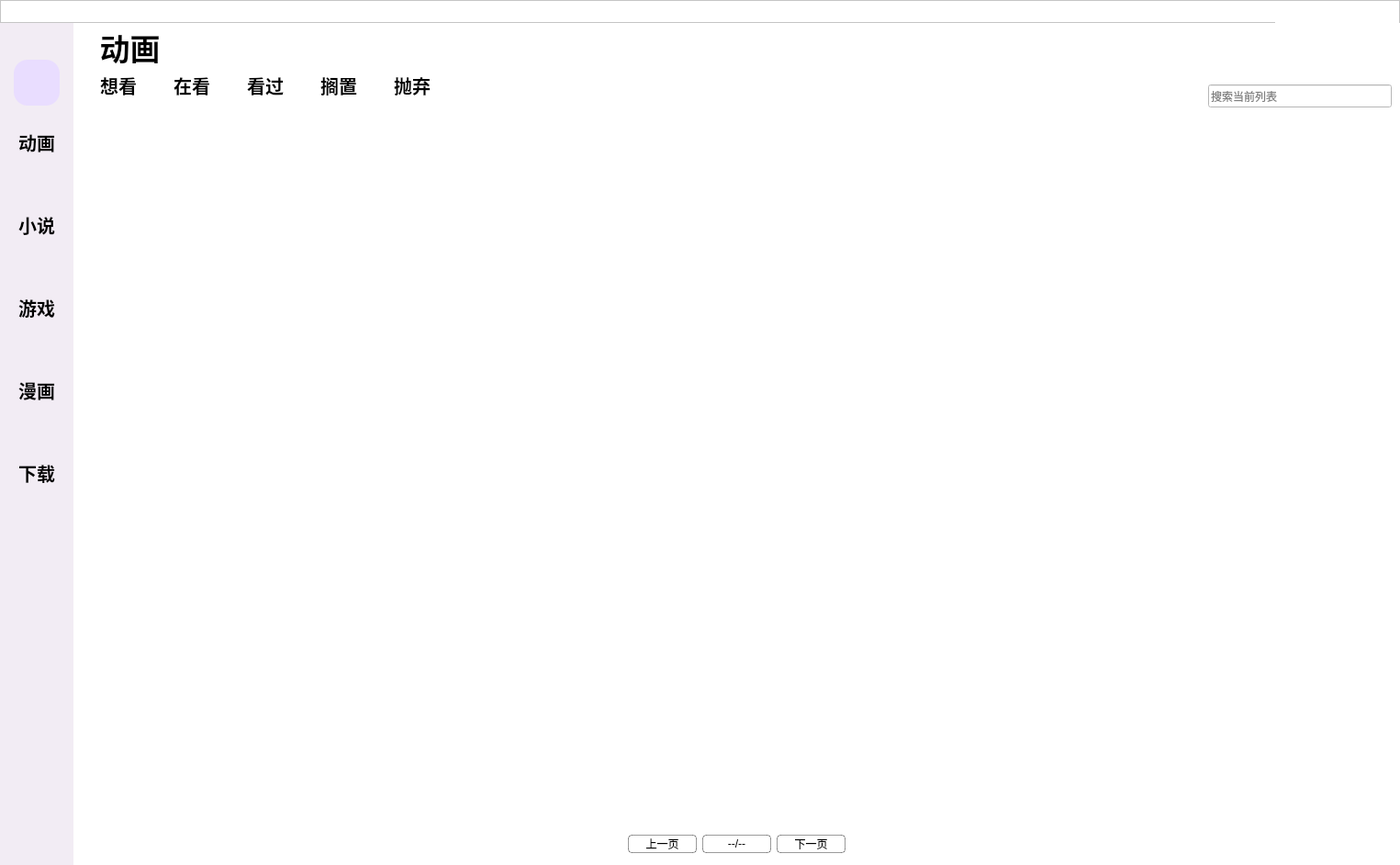
<?xml version="1.0" encoding="UTF-8"?>
<ui version="4.0">
 <class>MainWindow</class>
 <widget class="QMainWindow" name="MainWindow">
  <property name="geometry">
   <rect>
    <x>0</x>
    <y>0</y>
    <width>1525</width>
    <height>942</height>
   </rect>
  </property>
  <widget class="QWidget" name="centralwidget">
   <layout class="QVBoxLayout" name="verticalLayout">
    <property name="spacing">
     <number>0</number>
    </property>
    <property name="leftMargin">
     <number>0</number>
    </property>
    <property name="topMargin">
     <number>0</number>
    </property>
    <property name="rightMargin">
     <number>0</number>
    </property>
    <property name="bottomMargin">
     <number>0</number>
    </property>
    <item>
     <widget class="QFrame" name="titlebar_frame">
      <property name="minimumSize">
       <size>
        <width>0</width>
        <height>25</height>
       </size>
      </property>
      <property name="maximumSize">
       <size>
        <width>16777215</width>
        <height>25</height>
       </size>
      </property>
      <property name="styleSheet">
       <string notr="true">background-color: rgb(255, 255, 255);</string>
      </property>
      <property name="frameShape">
       <enum>QFrame::Shape::StyledPanel</enum>
      </property>
      <property name="frameShadow">
       <enum>QFrame::Shadow::Raised</enum>
      </property>
      <layout class="QHBoxLayout" name="horizontalLayout">
       <property name="spacing">
        <number>0</number>
       </property>
       <property name="leftMargin">
        <number>0</number>
       </property>
       <property name="topMargin">
        <number>0</number>
       </property>
       <property name="rightMargin">
        <number>0</number>
       </property>
       <property name="bottomMargin">
        <number>0</number>
       </property>
       <item>
        <spacer name="horizontalSpacer_5">
         <property name="orientation">
          <enum>Qt::Orientation::Horizontal</enum>
         </property>
         <property name="sizeHint" stdset="0">
          <size>
           <width>40</width>
           <height>20</height>
          </size>
         </property>
        </spacer>
       </item>
       <item>
        <widget class="QPushButton" name="pushButton">
         <property name="minimumSize">
          <size>
           <width>45</width>
           <height>25</height>
          </size>
         </property>
         <property name="maximumSize">
          <size>
           <width>45</width>
           <height>25</height>
          </size>
         </property>
         <property name="styleSheet">
          <string notr="true">QPushButton {
    border: none
}
QPushButton:hover {
    background-color:rgb(229, 229, 229)
}</string>
         </property>
         <property name="text">
          <string/>
         </property>
         <property name="icon">
          <iconset>
           <normaloff>icons/title3.png</normaloff>icons/title3.png</iconset>
         </property>
        </widget>
       </item>
       <item alignment="Qt::AlignmentFlag::AlignRight">
        <widget class="QPushButton" name="pushButton_8">
         <property name="minimumSize">
          <size>
           <width>45</width>
           <height>25</height>
          </size>
         </property>
         <property name="maximumSize">
          <size>
           <width>45</width>
           <height>25</height>
          </size>
         </property>
         <property name="styleSheet">
          <string notr="true">QPushButton {
    border: none
}
QPushButton:hover {
    background-color:rgb(229, 229, 229)
}</string>
         </property>
         <property name="text">
          <string/>
         </property>
         <property name="icon">
          <iconset>
           <normaloff>icons/title2.png</normaloff>icons/title2.png</iconset>
         </property>
         <property name="iconSize">
          <size>
           <width>13</width>
           <height>13</height>
          </size>
         </property>
        </widget>
       </item>
       <item alignment="Qt::AlignmentFlag::AlignRight">
        <widget class="QPushButton" name="pushButton_2">
         <property name="minimumSize">
          <size>
           <width>45</width>
           <height>25</height>
          </size>
         </property>
         <property name="maximumSize">
          <size>
           <width>45</width>
           <height>25</height>
          </size>
         </property>
         <property name="styleSheet">
          <string notr="true">QPushButton {
    border: none
}
QPushButton:hover {
    background-color:rgb(232, 17, 35)
}</string>
         </property>
         <property name="text">
          <string/>
         </property>
         <property name="icon">
          <iconset>
           <normaloff>icons/title1.png</normaloff>icons/title1.png</iconset>
         </property>
         <property name="iconSize">
          <size>
           <width>14</width>
           <height>14</height>
          </size>
         </property>
        </widget>
       </item>
      </layout>
     </widget>
    </item>
    <item>
     <widget class="QStackedWidget" name="main_stackedWidget">
      <property name="styleSheet">
       <string notr="true"/>
      </property>
      <property name="currentIndex">
       <number>0</number>
      </property>
      <widget class="QWidget" name="showmain_page">
       <layout class="QHBoxLayout" name="horizontalLayout_6">
        <property name="spacing">
         <number>0</number>
        </property>
        <property name="leftMargin">
         <number>0</number>
        </property>
        <property name="topMargin">
         <number>0</number>
        </property>
        <property name="rightMargin">
         <number>0</number>
        </property>
        <property name="bottomMargin">
         <number>0</number>
        </property>
        <item>
         <widget class="QFrame" name="toolbar_frame">
          <property name="sizePolicy">
           <sizepolicy hsizetype="Preferred" vsizetype="Preferred">
            <horstretch>0</horstretch>
            <verstretch>0</verstretch>
           </sizepolicy>
          </property>
          <property name="minimumSize">
           <size>
            <width>80</width>
            <height>0</height>
           </size>
          </property>
          <property name="maximumSize">
           <size>
            <width>80</width>
            <height>16777215</height>
           </size>
          </property>
          <property name="styleSheet">
           <string notr="true">background-color: rgb(242, 236, 244);</string>
          </property>
          <property name="frameShape">
           <enum>QFrame::Shape::NoFrame</enum>
          </property>
          <layout class="QVBoxLayout" name="verticalLayout_3">
           <property name="spacing">
            <number>0</number>
           </property>
           <property name="leftMargin">
            <number>0</number>
           </property>
           <property name="topMargin">
            <number>40</number>
           </property>
           <property name="rightMargin">
            <number>0</number>
           </property>
           <item alignment="Qt::AlignmentFlag::AlignHCenter">
            <widget class="QPushButton" name="search_Button">
             <property name="sizePolicy">
              <sizepolicy hsizetype="Minimum" vsizetype="Minimum">
               <horstretch>0</horstretch>
               <verstretch>0</verstretch>
              </sizepolicy>
             </property>
             <property name="minimumSize">
              <size>
               <width>50</width>
               <height>50</height>
              </size>
             </property>
             <property name="maximumSize">
              <size>
               <width>50</width>
               <height>50</height>
              </size>
             </property>
             <property name="styleSheet">
              <string notr="true">QPushButton {
	background-color: rgb(233, 221, 255);
    border: none;
	border-radius:15px
}

QPushButton:hover {
    background-color: rgb(221, 208, 246);
}</string>
             </property>
             <property name="icon">
              <iconset>
               <normaloff>icons/search.png</normaloff>icons/search.png</iconset>
             </property>
             <property name="iconSize">
              <size>
               <width>20</width>
               <height>20</height>
              </size>
             </property>
             <property name="checkable">
              <bool>true</bool>
             </property>
            </widget>
           </item>
           <item>
            <widget class="QFrame" name="acgnselect_frame">
             <property name="minimumSize">
              <size>
               <width>80</width>
               <height>0</height>
              </size>
             </property>
             <property name="styleSheet">
              <string notr="true">background-color: rgb(242, 236, 244);</string>
             </property>
             <property name="frameShape">
              <enum>QFrame::Shape::NoFrame</enum>
             </property>
             <layout class="QVBoxLayout" name="verticalLayout_4">
              <property name="spacing">
               <number>40</number>
              </property>
              <property name="topMargin">
               <number>15</number>
              </property>
              <item>
               <widget class="QPushButton" name="animation_Button">
                <property name="minimumSize">
                 <size>
                  <width>0</width>
                  <height>50</height>
                 </size>
                </property>
                <property name="maximumSize">
                 <size>
                  <width>80</width>
                  <height>50</height>
                 </size>
                </property>
                <property name="font">
                 <font>
                  <family>微软雅黑</family>
                  <pointsize>15</pointsize>
                  <bold>true</bold>
                 </font>
                </property>
                <property name="styleSheet">
                 <string notr="true">QPushButton {
	background-color: rgb(242, 236, 244);
    border: none;
	border-radius:15px
}

QPushButton:checked {
    background-color: rgb(233, 221, 255);
}

QPushButton:hover {
    background-color: rgb(225, 219, 228);
}

QPushButton:checked:hover {
    background-color: rgb(216, 207, 232);
}</string>
                </property>
                <property name="text">
                 <string>动画</string>
                </property>
                <property name="checkable">
                 <bool>true</bool>
                </property>
                <attribute name="buttonGroup">
                 <string notr="true">buttonGroup</string>
                </attribute>
               </widget>
              </item>
              <item>
               <widget class="QPushButton" name="novel_Button">
                <property name="minimumSize">
                 <size>
                  <width>0</width>
                  <height>50</height>
                 </size>
                </property>
                <property name="maximumSize">
                 <size>
                  <width>80</width>
                  <height>50</height>
                 </size>
                </property>
                <property name="font">
                 <font>
                  <family>微软雅黑</family>
                  <pointsize>15</pointsize>
                  <bold>true</bold>
                 </font>
                </property>
                <property name="styleSheet">
                 <string notr="true">QPushButton {
	background-color: rgb(242, 236, 244);
    border: none;
	border-radius:15px
}

QPushButton:checked {
    background-color: rgb(233, 221, 255);
}

QPushButton:hover {
    background-color: rgb(225, 219, 228);
}

QPushButton:checked:hover {
    background-color: rgb(216, 207, 232);
}</string>
                </property>
                <property name="text">
                 <string>小说</string>
                </property>
                <property name="checkable">
                 <bool>true</bool>
                </property>
                <attribute name="buttonGroup">
                 <string notr="true">buttonGroup</string>
                </attribute>
               </widget>
              </item>
              <item>
               <widget class="QPushButton" name="game_Button">
                <property name="minimumSize">
                 <size>
                  <width>0</width>
                  <height>50</height>
                 </size>
                </property>
                <property name="maximumSize">
                 <size>
                  <width>80</width>
                  <height>50</height>
                 </size>
                </property>
                <property name="font">
                 <font>
                  <family>微软雅黑</family>
                  <pointsize>15</pointsize>
                  <bold>true</bold>
                 </font>
                </property>
                <property name="styleSheet">
                 <string notr="true">QPushButton {
	background-color: rgb(242, 236, 244);
    border: none;
	border-radius:15px
}

QPushButton:checked {
    background-color: rgb(233, 221, 255);
}

QPushButton:hover {
    background-color: rgb(225, 219, 228);
}

QPushButton:checked:hover {
    background-color: rgb(216, 207, 232);
}</string>
                </property>
                <property name="text">
                 <string>游戏</string>
                </property>
                <property name="checkable">
                 <bool>true</bool>
                </property>
                <attribute name="buttonGroup">
                 <string notr="true">buttonGroup</string>
                </attribute>
               </widget>
              </item>
              <item>
               <widget class="QPushButton" name="comic_Button">
                <property name="minimumSize">
                 <size>
                  <width>0</width>
                  <height>50</height>
                 </size>
                </property>
                <property name="maximumSize">
                 <size>
                  <width>80</width>
                  <height>50</height>
                 </size>
                </property>
                <property name="font">
                 <font>
                  <family>微软雅黑</family>
                  <pointsize>15</pointsize>
                  <bold>true</bold>
                 </font>
                </property>
                <property name="styleSheet">
                 <string notr="true">QPushButton {
	background-color: rgb(242, 236, 244);
    border: none;
	border-radius:15px
}

QPushButton:checked {
    background-color: rgb(233, 221, 255);
}

QPushButton:hover {
    background-color: rgb(225, 219, 228);
}

QPushButton:checked:hover {
    background-color: rgb(216, 207, 232);
}</string>
                </property>
                <property name="text">
                 <string>漫画</string>
                </property>
                <property name="checkable">
                 <bool>true</bool>
                </property>
                <attribute name="buttonGroup">
                 <string notr="true">buttonGroup</string>
                </attribute>
               </widget>
              </item>
              <item>
               <widget class="QPushButton" name="pushButton_9">
                <property name="minimumSize">
                 <size>
                  <width>0</width>
                  <height>50</height>
                 </size>
                </property>
                <property name="maximumSize">
                 <size>
                  <width>80</width>
                  <height>50</height>
                 </size>
                </property>
                <property name="font">
                 <font>
                  <family>微软雅黑</family>
                  <pointsize>15</pointsize>
                  <bold>true</bold>
                 </font>
                </property>
                <property name="styleSheet">
                 <string notr="true">QPushButton {
	background-color: rgb(242, 236, 244);
    border: none;
	border-radius:15px
}

QPushButton:checked {
    background-color: rgb(233, 221, 255);
}

QPushButton:hover {
    background-color: rgb(225, 219, 228);
}

QPushButton:checked:hover {
    background-color: rgb(216, 207, 232);
}</string>
                </property>
                <property name="text">
                 <string>下载</string>
                </property>
                <property name="checkable">
                 <bool>true</bool>
                </property>
                <attribute name="buttonGroup">
                 <string notr="true">buttonGroup</string>
                </attribute>
               </widget>
              </item>
             </layout>
            </widget>
           </item>
           <item>
            <spacer name="verticalSpacer">
             <property name="orientation">
              <enum>Qt::Orientation::Vertical</enum>
             </property>
             <property name="sizeHint" stdset="0">
              <size>
               <width>20</width>
               <height>40</height>
              </size>
             </property>
            </spacer>
           </item>
           <item alignment="Qt::AlignmentFlag::AlignHCenter">
            <widget class="QPushButton" name="settings_Button">
             <property name="minimumSize">
              <size>
               <width>50</width>
               <height>50</height>
              </size>
             </property>
             <property name="maximumSize">
              <size>
               <width>50</width>
               <height>50</height>
              </size>
             </property>
             <property name="styleSheet">
              <string notr="true">QPushButton {
	background-color: rgb(242, 236, 244);
    border: none;
	border-radius:15px
}

QPushButton:hover {
    background-color: rgb(225, 219, 228);
}</string>
             </property>
             <property name="text">
              <string/>
             </property>
             <property name="icon">
              <iconset>
               <normaloff>icons/settings.png</normaloff>icons/settings.png</iconset>
             </property>
             <property name="checkable">
              <bool>false</bool>
             </property>
            </widget>
           </item>
          </layout>
         </widget>
        </item>
        <item>
         <widget class="QStackedWidget" name="showmain_stackedWidget">
          <widget class="QWidget" name="showmain_stackedWidgetPage1">
           <layout class="QVBoxLayout" name="verticalLayout_2">
            <property name="spacing">
             <number>0</number>
            </property>
            <property name="leftMargin">
             <number>0</number>
            </property>
            <property name="topMargin">
             <number>0</number>
            </property>
            <property name="rightMargin">
             <number>0</number>
            </property>
            <property name="bottomMargin">
             <number>0</number>
            </property>
            <item>
             <widget class="QFrame" name="header_frame">
              <property name="minimumSize">
               <size>
                <width>0</width>
                <height>100</height>
               </size>
              </property>
              <property name="maximumSize">
               <size>
                <width>16777215</width>
                <height>100</height>
               </size>
              </property>
              <property name="styleSheet">
               <string notr="true">background-color: white;</string>
              </property>
              <property name="frameShape">
               <enum>QFrame::Shape::NoFrame</enum>
              </property>
              <layout class="QGridLayout" name="gridLayout">
               <item row="2" column="0" rowspan="4">
                <widget class="QFrame" name="statu_frame">
                 <property name="minimumSize">
                  <size>
                   <width>0</width>
                   <height>60</height>
                  </size>
                 </property>
                 <property name="maximumSize">
                  <size>
                   <width>16777215</width>
                   <height>50</height>
                  </size>
                 </property>
                 <property name="frameShape">
                  <enum>QFrame::Shape::NoFrame</enum>
                 </property>
                 <layout class="QHBoxLayout" name="horizontalLayout_2">
                  <property name="spacing">
                   <number>0</number>
                  </property>
                  <property name="leftMargin">
                   <number>0</number>
                  </property>
                  <property name="topMargin">
                   <number>0</number>
                  </property>
                  <property name="rightMargin">
                   <number>20</number>
                  </property>
                  <property name="bottomMargin">
                   <number>0</number>
                  </property>
                  <item>
                   <widget class="QPushButton" name="pushButton_3">
                    <property name="minimumSize">
                     <size>
                      <width>80</width>
                      <height>40</height>
                     </size>
                    </property>
                    <property name="maximumSize">
                     <size>
                      <width>80</width>
                      <height>40</height>
                     </size>
                    </property>
                    <property name="font">
                     <font>
                      <family>微软雅黑</family>
                      <pointsize>15</pointsize>
                      <bold>true</bold>
                     </font>
                    </property>
                    <property name="styleSheet">
                     <string notr="true">QPushButton {
	border-bottom-color: rgb(24, 59, 255);
	background-color: white;
	border:none;
}

QPushButton:hover {
    background-color: rgb(237, 237, 238);
}

QPushButton:checked {
	background-color: #ffffff;
	border-bottom: 3px solid rgb(103, 79, 165); 
}

QPushButton:checked:hover {
    background-color: rgb(237, 237, 238);
}</string>
                    </property>
                    <property name="text">
                     <string>想看</string>
                    </property>
                    <property name="checkable">
                     <bool>true</bool>
                    </property>
                    <attribute name="buttonGroup">
                     <string notr="true">buttonGroup_2</string>
                    </attribute>
                   </widget>
                  </item>
                  <item>
                   <widget class="QPushButton" name="pushButton_4">
                    <property name="minimumSize">
                     <size>
                      <width>80</width>
                      <height>40</height>
                     </size>
                    </property>
                    <property name="maximumSize">
                     <size>
                      <width>80</width>
                      <height>40</height>
                     </size>
                    </property>
                    <property name="font">
                     <font>
                      <family>微软雅黑</family>
                      <pointsize>15</pointsize>
                      <bold>true</bold>
                     </font>
                    </property>
                    <property name="styleSheet">
                     <string notr="true">QPushButton {
	border-bottom-color: rgb(24, 59, 255);
	background-color: white;
	border:none;
}

QPushButton:hover {
    background-color: rgb(237, 237, 238);
}

QPushButton:checked {
	background-color: #ffffff;
	border-bottom: 3px solid rgb(103, 79, 165); 
}

QPushButton:checked:hover {
    background-color: rgb(237, 237, 238);
}</string>
                    </property>
                    <property name="text">
                     <string>在看</string>
                    </property>
                    <property name="checkable">
                     <bool>true</bool>
                    </property>
                    <attribute name="buttonGroup">
                     <string notr="true">buttonGroup_2</string>
                    </attribute>
                   </widget>
                  </item>
                  <item>
                   <widget class="QPushButton" name="pushButton_5">
                    <property name="minimumSize">
                     <size>
                      <width>80</width>
                      <height>40</height>
                     </size>
                    </property>
                    <property name="maximumSize">
                     <size>
                      <width>80</width>
                      <height>40</height>
                     </size>
                    </property>
                    <property name="font">
                     <font>
                      <family>微软雅黑</family>
                      <pointsize>15</pointsize>
                      <bold>true</bold>
                     </font>
                    </property>
                    <property name="styleSheet">
                     <string notr="true">QPushButton {
	border-bottom-color: rgb(24, 59, 255);
	background-color: white;
	border:none;
}

QPushButton:hover {
    background-color: rgb(237, 237, 238);
}

QPushButton:checked {
	background-color: #ffffff;
	border-bottom: 3px solid rgb(103, 79, 165); 
}

QPushButton:checked:hover {
    background-color: rgb(237, 237, 238);
}</string>
                    </property>
                    <property name="text">
                     <string>看过</string>
                    </property>
                    <property name="checkable">
                     <bool>true</bool>
                    </property>
                    <attribute name="buttonGroup">
                     <string notr="true">buttonGroup_2</string>
                    </attribute>
                   </widget>
                  </item>
                  <item>
                   <widget class="QPushButton" name="pushButton_6">
                    <property name="minimumSize">
                     <size>
                      <width>80</width>
                      <height>40</height>
                     </size>
                    </property>
                    <property name="maximumSize">
                     <size>
                      <width>80</width>
                      <height>40</height>
                     </size>
                    </property>
                    <property name="font">
                     <font>
                      <family>微软雅黑</family>
                      <pointsize>15</pointsize>
                      <bold>true</bold>
                     </font>
                    </property>
                    <property name="styleSheet">
                     <string notr="true">QPushButton {
	border-bottom-color: rgb(24, 59, 255);
	background-color: white;
	border:none;
}

QPushButton:hover {
    background-color: rgb(237, 237, 238);
}

QPushButton:checked {
	background-color: #ffffff;
	border-bottom: 3px solid rgb(103, 79, 165); 
}

QPushButton:checked:hover {
    background-color: rgb(237, 237, 238);
}</string>
                    </property>
                    <property name="text">
                     <string>搁置</string>
                    </property>
                    <property name="checkable">
                     <bool>true</bool>
                    </property>
                    <attribute name="buttonGroup">
                     <string notr="true">buttonGroup_2</string>
                    </attribute>
                   </widget>
                  </item>
                  <item alignment="Qt::AlignmentFlag::AlignVCenter">
                   <widget class="QPushButton" name="pushButton_7">
                    <property name="minimumSize">
                     <size>
                      <width>80</width>
                      <height>40</height>
                     </size>
                    </property>
                    <property name="maximumSize">
                     <size>
                      <width>80</width>
                      <height>40</height>
                     </size>
                    </property>
                    <property name="font">
                     <font>
                      <family>微软雅黑</family>
                      <pointsize>15</pointsize>
                      <bold>true</bold>
                     </font>
                    </property>
                    <property name="styleSheet">
                     <string notr="true">QPushButton {
	border-bottom-color: rgb(24, 59, 255);
	background-color: white;
	border:none;
}

QPushButton:hover {
    background-color: rgb(237, 237, 238);
}

QPushButton:checked {
	background-color: #ffffff;
	border-bottom: 3px solid rgb(103, 79, 165); 
}

QPushButton:checked:hover {
    background-color: rgb(237, 237, 238);
}</string>
                    </property>
                    <property name="text">
                     <string>抛弃</string>
                    </property>
                    <property name="checkable">
                     <bool>true</bool>
                    </property>
                    <attribute name="buttonGroup">
                     <string notr="true">buttonGroup_2</string>
                    </attribute>
                   </widget>
                  </item>
                 </layout>
                </widget>
               </item>
               <item row="0" column="0" alignment="Qt::AlignmentFlag::AlignLeft">
                <widget class="QPushButton" name="project_Button">
                 <property name="minimumSize">
                  <size>
                   <width>105</width>
                   <height>35</height>
                  </size>
                 </property>
                 <property name="maximumSize">
                  <size>
                   <width>16777215</width>
                   <height>25</height>
                  </size>
                 </property>
                 <property name="font">
                  <font>
                   <family>微软雅黑</family>
                   <pointsize>25</pointsize>
                   <bold>true</bold>
                  </font>
                 </property>
                 <property name="styleSheet">
                  <string notr="true">QPushButton {
    border: none;
}
</string>
                 </property>
                 <property name="text">
                  <string>动画</string>
                 </property>
                </widget>
               </item>
               <item row="4" column="2">
                <spacer name="horizontalSpacer">
                 <property name="orientation">
                  <enum>Qt::Orientation::Horizontal</enum>
                 </property>
                 <property name="sizeHint" stdset="0">
                  <size>
                   <width>40</width>
                   <height>20</height>
                  </size>
                 </property>
                </spacer>
               </item>
               <item row="4" column="4">
                <widget class="QLineEdit" name="searchlist_lineEdit">
                 <property name="minimumSize">
                  <size>
                   <width>200</width>
                   <height>25</height>
                  </size>
                 </property>
                 <property name="maximumSize">
                  <size>
                   <width>200</width>
                   <height>25</height>
                  </size>
                 </property>
                 <property name="contextMenuPolicy">
                  <enum>Qt::ContextMenuPolicy::NoContextMenu</enum>
                 </property>
                 <property name="styleSheet">
                  <string notr="true"/>
                 </property>
                 <property name="placeholderText">
                  <string>搜索当前列表</string>
                 </property>
                </widget>
               </item>
               <item row="3" column="1">
                <widget class="QPushButton" name="refresh_Button">
                 <property name="minimumSize">
                  <size>
                   <width>50</width>
                   <height>50</height>
                  </size>
                 </property>
                 <property name="maximumSize">
                  <size>
                   <width>50</width>
                   <height>50</height>
                  </size>
                 </property>
                 <property name="styleSheet">
                  <string notr="true">QPushButton {
	border-bottom-color: rgb(24, 59, 255);
	background-color: white;
	border:none;
	border-radius:25px
}

QPushButton:hover {
    background-color: rgb(237, 237, 238);
}

QPushButton:checked:hover {
    background-color: rgb(237, 237, 238);
}</string>
                 </property>
                 <property name="text">
                  <string/>
                 </property>
                 <property name="icon">
                  <iconset>
                   <normaloff>icons/refresh.png</normaloff>icons/refresh.png</iconset>
                 </property>
                 <property name="iconSize">
                  <size>
                   <width>20</width>
                   <height>20</height>
                  </size>
                 </property>
                </widget>
               </item>
              </layout>
             </widget>
            </item>
            <item>
             <widget class="QFrame" name="animationdata_frame">
              <property name="styleSheet">
               <string notr="true">background-color: white;</string>
              </property>
              <property name="frameShape">
               <enum>QFrame::Shape::NoFrame</enum>
              </property>
              <layout class="QGridLayout" name="gridLayout_2">
               <property name="leftMargin">
                <number>0</number>
               </property>
               <property name="topMargin">
                <number>10</number>
               </property>
               <property name="rightMargin">
                <number>0</number>
               </property>
               <property name="bottomMargin">
                <number>10</number>
               </property>
               <property name="horizontalSpacing">
                <number>35</number>
               </property>
               <property name="verticalSpacing">
                <number>18</number>
               </property>
              </layout>
             </widget>
            </item>
            <item>
             <widget class="QFrame" name="page_frame">
              <property name="minimumSize">
               <size>
                <width>0</width>
                <height>45</height>
               </size>
              </property>
              <property name="maximumSize">
               <size>
                <width>16777215</width>
                <height>45</height>
               </size>
              </property>
              <property name="styleSheet">
               <string notr="true">QFrame {
    background-color: white
}

QPushButton {
    border-width: 1px;
    border-style: solid; 
    border-color: rgba(0,0,0,100);
    border-radius: 4px;
}</string>
              </property>
              <property name="frameShape">
               <enum>QFrame::Shape::NoFrame</enum>
              </property>
              <layout class="QHBoxLayout" name="horizontalLayout_3">
               <item>
                <spacer name="horizontalSpacer_3">
                 <property name="orientation">
                  <enum>Qt::Orientation::Horizontal</enum>
                 </property>
                 <property name="sizeHint" stdset="0">
                  <size>
                   <width>40</width>
                   <height>20</height>
                  </size>
                 </property>
                </spacer>
               </item>
               <item>
                <widget class="QPushButton" name="previous_Button">
                 <property name="minimumSize">
                  <size>
                   <width>75</width>
                   <height>20</height>
                  </size>
                 </property>
                 <property name="maximumSize">
                  <size>
                   <width>75</width>
                   <height>20</height>
                  </size>
                 </property>
                 <property name="styleSheet">
                  <string notr="true">QPushButton:pressed {
   background-color: rgba(0,0,0,20)
}</string>
                 </property>
                 <property name="text">
                  <string>上一页</string>
                 </property>
                 <property name="checkable">
                  <bool>true</bool>
                 </property>
                </widget>
               </item>
               <item>
                <widget class="QPushButton" name="pages_Button">
                 <property name="minimumSize">
                  <size>
                   <width>75</width>
                   <height>20</height>
                  </size>
                 </property>
                 <property name="maximumSize">
                  <size>
                   <width>75</width>
                   <height>20</height>
                  </size>
                 </property>
                 <property name="styleSheet">
                  <string notr="true"/>
                 </property>
                 <property name="text">
                  <string>--/--</string>
                 </property>
                </widget>
               </item>
               <item>
                <widget class="QPushButton" name="next_Button">
                 <property name="minimumSize">
                  <size>
                   <width>75</width>
                   <height>20</height>
                  </size>
                 </property>
                 <property name="maximumSize">
                  <size>
                   <width>75</width>
                   <height>20</height>
                  </size>
                 </property>
                 <property name="styleSheet">
                  <string notr="true">QPushButton:pressed {
   background-color: rgba(0,0,0,20)
}</string>
                 </property>
                 <property name="text">
                  <string>下一页</string>
                 </property>
                </widget>
               </item>
               <item>
                <spacer name="horizontalSpacer_2">
                 <property name="orientation">
                  <enum>Qt::Orientation::Horizontal</enum>
                 </property>
                 <property name="sizeHint" stdset="0">
                  <size>
                   <width>40</width>
                   <height>20</height>
                  </size>
                 </property>
                </spacer>
               </item>
              </layout>
             </widget>
            </item>
           </layout>
          </widget>
         </widget>
        </item>
       </layout>
      </widget>
     </widget>
    </item>
   </layout>
  </widget>
 </widget>
 <resources/>
 <connections/>
 <buttongroups>
  <buttongroup name="buttonGroup"/>
  <buttongroup name="buttonGroup_2"/>
 </buttongroups>
</ui>
